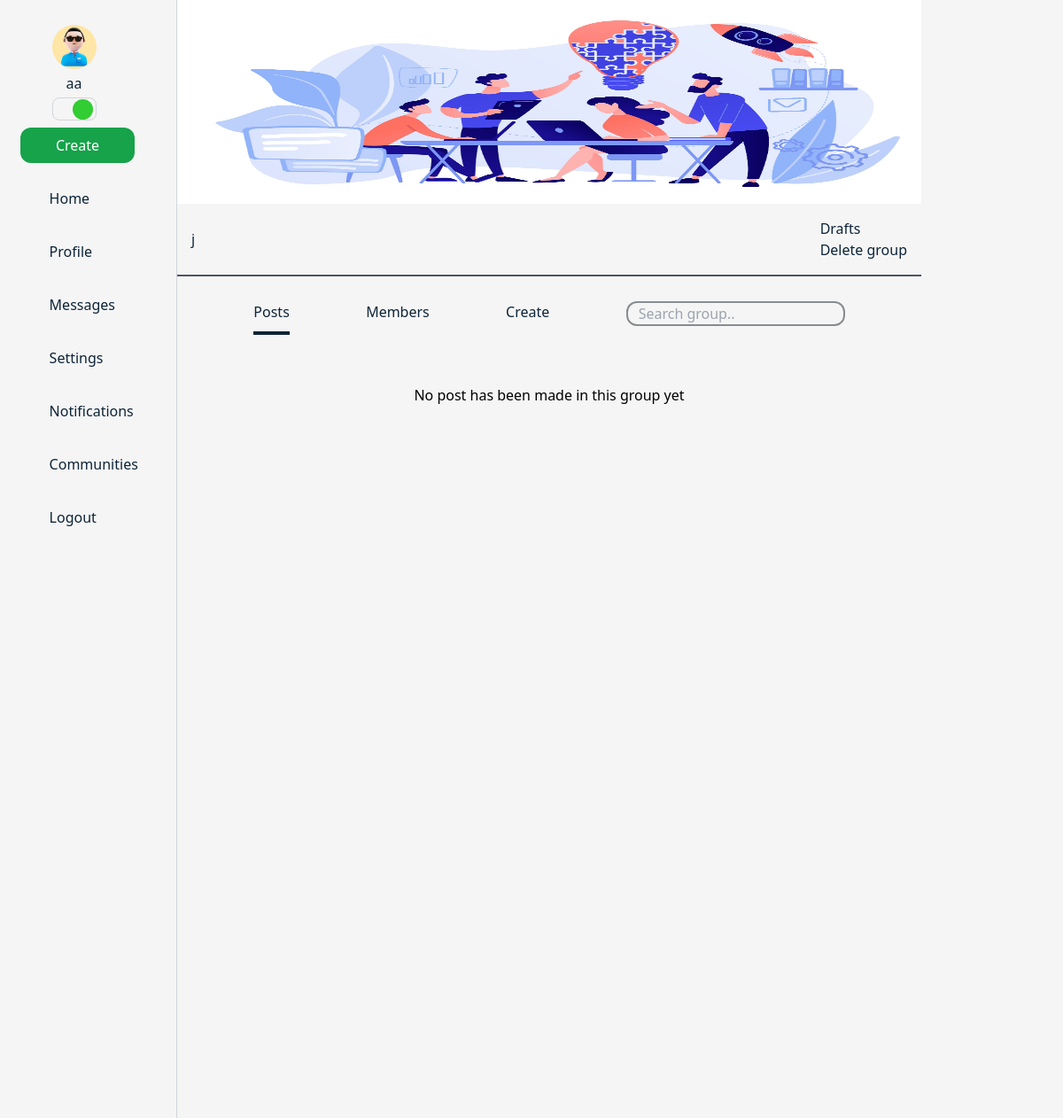
The app's page /group-view/j/ (signed in), older data.
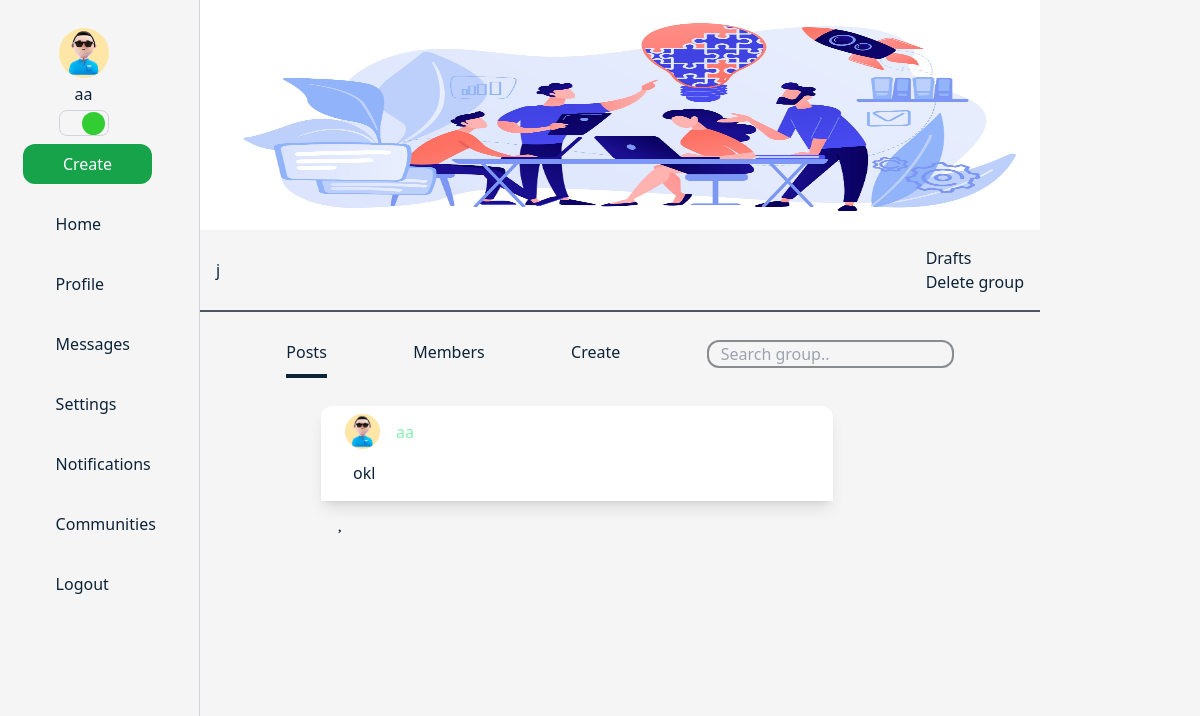
The same page, newer data.
### groupapp/models.py (models this page shows, shortened)
class UserGroups_Post(models.Model):
    usergroups=models.ForeignKey(UserGroups, on_delete=models.CASCADE, related_name= "user_groups")
    text = models.CharField(max_length=150, blank=True, null=True)
    status = models.CharField(max_length=10, choices=GROUP_CHOICES)
    file = models.FileField(null=True, blank=True, upload_to='group_files/')
    author= models.ForeignKey(CustomUser, on_delete=models.CASCADE, related_name="groupauthor")
    slug = models.SlugField(unique=True, max_length=100, allow_unicode=True)
    like = models.ManyToManyField(CustomUser, related_name="usergroupposts_likes", blank=True)

class UserGroups(models.Model):
    name = models.CharField(max_length=100, null=False, blank=False, unique=True)
    members = models.ManyToManyField(CustomUser, related_name="members")
    description = models.CharField(max_length=100, null=False, blank=False, unique=False)
    cover_photo = models.ImageField(null = True, blank =True, upload_to= 'group_cover/', default='groupdefault/group.jpg')
    group = models.ManyToManyField(Group, blank=True)
    owner= models.ForeignKey(CustomUser, on_delete=models.CASCADE, related_name="owner")

### user/models.py (models this page shows, shortened)
class CustomUser(AbstractUser):
    email = models.EmailField(_("email address"), unique=True)
    bio = models.TextField(blank= True)
    last_activity = models.DateTimeField(null=True, blank=True)
    prof_pics = models.ImageField(upload_to= 'images/', default='images/prof.jpg')
    cover_photo = models.ImageField(upload_to= 'images/', default='images/cover.jpg')
    date_joined=models.DateTimeField(auto_now_add=True, verbose_name="date_joined")
    last_login=models.DateTimeField(verbose_name="last_login", auto_now=True,)
    is_active=models.BooleanField(default=True)
    is_superuser=models.BooleanField(default=False)
    is_admin=models.BooleanField(default=False)
    is_staff=models.BooleanField(default=False)
    notifications= models.IntegerField(default=0)
    message_notif= models.IntegerField(default=0)
    logout_notification= models.IntegerField(default=0)
    logout_message_notification= models.IntegerField(default=0)
    USERNAME_FIELD = "email"
    REQUIRED_FIELDS = []
    objects = CustomUserManager()

### groupapp/views.py (the view)
# urls.py: path('group-view/<str:name>/', group_view, name="group-view"),
@login_required(login_url="login")
def group_view(request, name):
    group= UserGroups.objects.get(name= name)
    perm= None
    blocked=False
    post=False
    draft=False
    if request.user.groups.filter(name= f"{name}admin").exists():
        perm=True
    else:
        perm=False
    print(perm)
    print("perm")
    print(UserGroups_Post.objects.filter(usergroups=group, status="accept"))
    if Group.objects.get(name= f"{name}blocked").DoesNotExist():
        try:
            post= UserGroups_Post.objects.filter(usergroups=group, status="accept")
        except:
            post=False
        try:
            if request.user == group.owner or perm :
                print("pass")
                draft= UserGroups_Post.objects.filter(usergroups=group, status="send")
        except:
            draft=False
    else:
        blocked=True
    context={"post":post, "blocked":blocked, "group":group, "drafts":draft, "admin":perm}
    return render(request, "groups/groups.html", context)

### templates/groups/groups.html (shortened to what the changed rows need)
{% extends 'base.html' %}
{% load static %}
{% block content %}
<div class="w-full h-full bg-base-lightbg dark:bg-base-darkbg">
    {% if blocked %}
    <p class="w-full h-full flex items-center justify-center dark:text-white">You have been blocked from this group</p>
    {% else %}
        <div class="w-full h-full bg-base-lightbg dark:bg-base-darkbg">
            <div class="w-full h-fit flex justify-between items-center px-4 border-b-2 border-gray-600 dark:border-[#0d2438] ">
                <h1 class="text-[#0d2438] dark:text-gray-300">{{group.name}}</h1>
            </div>
            <div class="w-full mt-7 flex flex-col justify-center items-center">
                <div id="postcontent" class="w-full h-full flex flex-col items-center justify-center">
                    {% if post %}
                        {% for i in post %}
                            <div data-content="posts" class="content w-[75%] h-fit hover:scale-105 transition-transform duration-300">
                                <div class="pb-4 lg:max-w-[512px] pt-2 bg-base-lightbgvariant dark:bg-base-darkbgvariant shadow-lg hover:shadow-xl rounded-t-xl mx-4">
                                    <div class="h-fit flex items-center gap-4 px-6">
                                        <img src="{{i.author.prof_pics.url}}" class="rounded-full" style="width: 35px; height: 35px;">
                                        <div class="text-green-300">{{ i.author.username }}</div>
                                    </div>
                                    {% if i.text  %}
                                        <div class="px-8 mt-3 text-[#0d2438] dark:text-gray-300">
                                            {{ i.text }}
                                        </div>
                                    {% endif %}
                                </div>
                                <div class="px-8 flex gap-4 items-center" style="padding-top: 0.7rem; padding-bottom: 2.5rem">
                                        {% if request.user in i.like.all %}
                                            <i data-post-id="{{ i.id }}" class="group-like-button fa fa-heart text-red-600 cursor-pointer" aria-hidden="true">
                                                <div class="likeholder text-gray-500 text-sm">
                                                    {% if i.like.count > 1 %}
                                                        {{i.like.count}}
                                                    {% endif %}
                                                </div>
                                            </i>
                                        {% else %}
                                            <i data-post-id="{{ i.id }}" class="group-like-button fa fa-heart text-[#0d2438] dark:text-white cursor-pointer" aria-hidden="true"></i>
                                        {% endif %}
                                        <a href="{% url 'groupcomments' slug=i.slug %}"><i id="postcomments" class="fa fa-comments text-[#0d2438] dark:text-white cursor-pointer" aria-hidden="true" ></i></a>
                                        <i class="fa fa-share text-[#0d2438] dark:text-white cursor-pointer" aria-hidden="true" ></i>
                                        {% if request.user == group.owner or  admin %}
                                            <div class="trash">
                                                <i data-groupid="{{i.usergroups.id}}" data-postid="{{i.id}}" class="trashchild fa fa-trash text-[#0d2438] dark:text-white cursor-pointer" aria-hidden="true"></i>
                                            </div>
                                        {% endif %}
                                </div>
                            </div>
                        {% endfor %}
                    {% else %}
                        <div class="h-screen bg-base-lightbg dark:bg-base-darkbg dark:text-gray-300 mt-7">
                            No post has been made in this group yet
                        </div>
                    {% endif %}
                </div>
            </div>
        </div>
    {% endif %}
</div>
{% endblock content %}

Row changes from the older to the newer data that the page shows:
added UserGroups_Post: author.prof_pics (picture), author.username "aa", text "okl"
Text that changed along with them:
text no longer shown: "No post has been made in this group yet"
